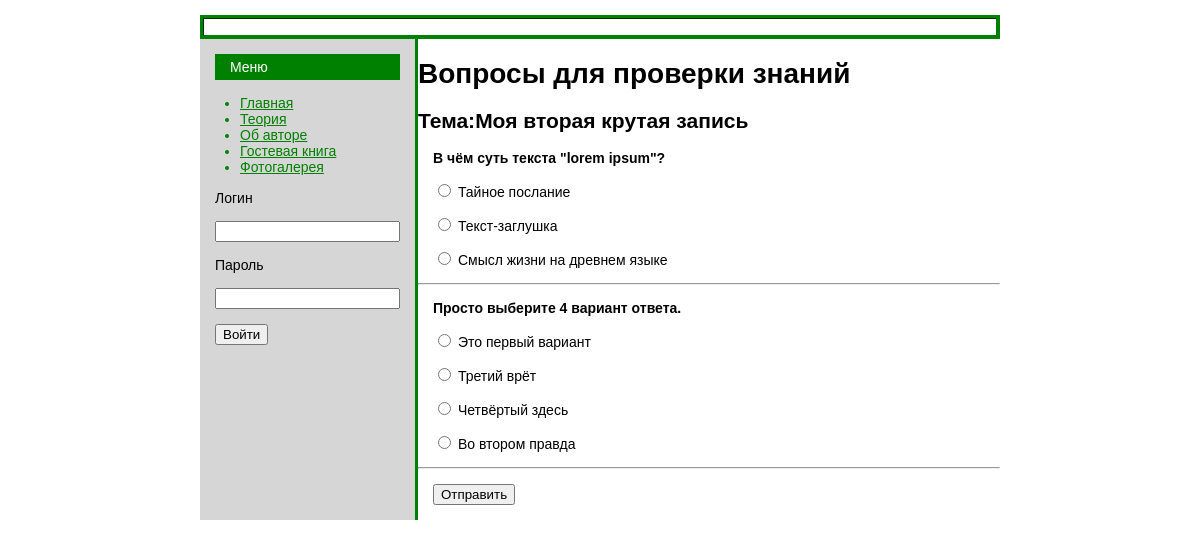
The app's page /questions.php?id=1 with its own data.
### tables this page shows
CREATE TABLE `articles` (
  `id` int(11) NOT NULL,
  `title` varchar(255) NOT NULL,
  `description` varchar(255) NOT NULL,
  `text` text NOT NULL,
  `metadescription` varchar(255) NOT NULL,
  `metakeywords` varchar(255) NOT NULL,
  `date_created` datetime NOT NULL,
  `author` varchar(255) NOT NULL
);

CREATE TABLE `questions` (
  `id` int(11) NOT NULL,
  `article_id` int(255) NOT NULL,
  `quest` varchar(255) NOT NULL,
  `answers` varchar(255) NOT NULL,
  `correct` int(255) NOT NULL
);

### questions.php (the view, shortened to what this page needs)
<?php include("db_connect.php");
if (isset($_REQUEST["id"])) {
    $id = intval($_REQUEST["id"]);
    $sql = "SELECT * FROM articles WHERE id = $id";
    $result = mysqli_query($db, $sql);
    $article = mysqli_fetch_array($result);
}
?>
<!DOCTYPE html>
<html lang="en">
<head>
    <link rel="stylesheet" href="styles.css">
</head>
<body>
    <table class="table-border" width="800" border="1" align="center" cellpadding="0" cellspacing="0">
        <tr>
            <td>
            </td>
        </tr>
        <tr>
            <table width="800" valign="top" cellpadding="0" cellspacing="0" align="center">
                <tr>
                    <td width="180" valign="top" class="left-column">
                        <?php include("menu.php"); ?>
                    </td>
                    <td width="620" valign="top">
                        <h1>Вопросы для проверки знаний</h1>
                        <h2>Тема:<?php echo $article['title'];?></h2>
                        <form action="check_answers.php" method="post">
                            <?php
                                $sql = "SELECT * FROM questions WHERE article_id=$id";
                                $result = mysqli_query($db, $sql);
                                while($questions = mysqli_fetch_array($result)){
                                    $questions["answers"] = explode("|", $questions["answers"]);?>
                                    <p><b><?php echo $questions["quest"]?></b></p>
                                    <?php
                                    foreach ($questions["answers"] as $numbers => $answer){
                                        $number1 = $numbers;
                                    ?>
                                        <p><label>
                                            <input type="radio"
                                                name="answer_<?php echo $questions["id"];?>"
                                                value="<?php echo $number1?>">
                                            <?php echo $answer?>
                                        </label></p>
                                    <?php } ?>
                                    <hr>
                                <?php } ?>
                            <p><input type="submit" name="button" value="Отправить"></p>
                        </form>
                    </td>
                </tr>
            </table>
        </tr>
    </table>
</body>
</html>

### styles.css (style rules this page uses)
.table-border { border: 3px solid green; }
body, p { font-size: 14px; font-family: 'Gill Sans', 'Gill Sans MT', Calibri, 'Trebuchet MS', sans-serif; margin: 15px; }
.left-column { background: #d6d6d6; border-right: 3px solid green; }

### records on screen
articles: title "Моя вторая крутая запись"
questions: quest "В чём суть текста \"lorem ipsum\"?", answer "Тайное послание", answer "Текст-заглушка", answer "Смысл жизни на древнем языке"
questions: quest "Просто выберите 4 вариант ответа.", answer "Это первый вариант", answer "Третий врёт", answer "Четвёртый здесь", answer "Во втором правда"
